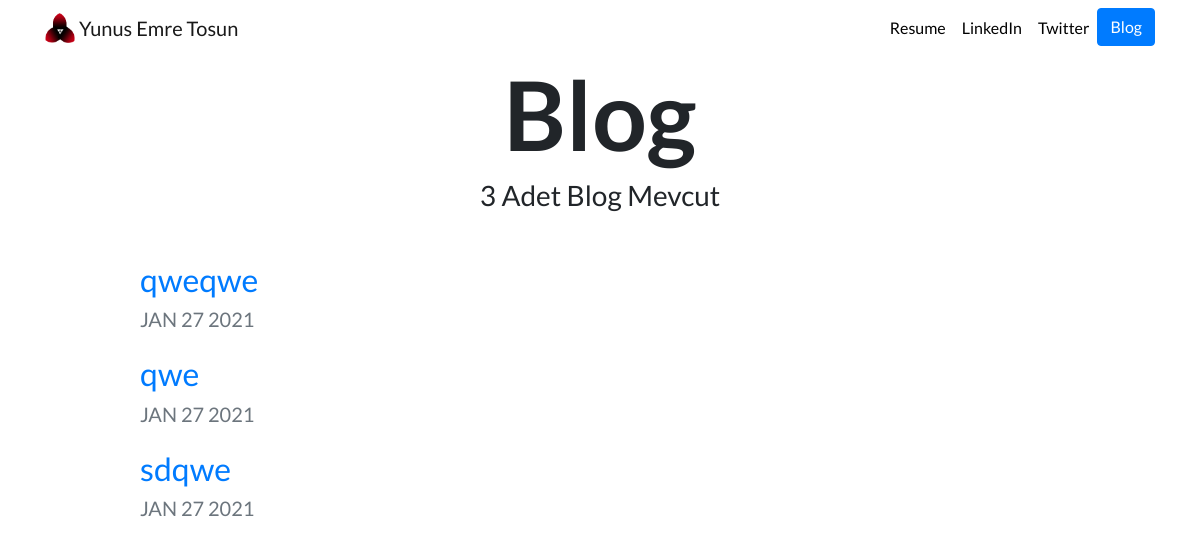
Screenshot of /blog/ with the database file from the repository.
### blog/models.py (models this page shows, shortened)
class Blog(models.Model):
    title = models.CharField(max_length=100)
    subject = models.TextField()
    date = models.DateField()

### blog/views.py (the view)
# urls.py: path('', views.all_blogs,name='Bloglar'),#name burda url in adi yerine geciyor.
def all_blogs(request):
    blogs = Blog.objects.all().order_by("-date")[:]
    return render(request,'blog/all_blog.html',{'blogs':blogs})

### blog/templates/blog/all_blog.html (shortened to what this page needs)
{% extends "portfolio/base.html" %}
{% load static %}
{% block content %}
<h1 id="blogtitle" class="font-weight-bold text-center">Blog</h1>
<h3 class="text-center mb-5">{{ blogs.count }} Adet Blog Mevcut</h3>
{% for blog in blogs %}
<div class="row justify-content-center my-3">
  <div class="col-md-10">
    <a href="{% url 'blog:blogdetay' blog.id %}">
      <h2>{{ blog.title }}</h2>
    </a>
    <h5 class="text-muted">{{ blog.date|date:'M d Y'|upper }}</h5>
  </div>
</div>
{% endfor %}
{% endblock %}

### portfolio/static/portfolio/custom.css (style rules this page uses)
body { font-family: 'Lato', sans-serif; }
#blogtitle { font-size: 6rem; }

### rows the page displays
Blog: title "qweqwe", date "JAN 27 2021"
Blog: title "qwe", date "JAN 27 2021"
Blog: title "sdqwe", date "JAN 27 2021"

### other values shown
{{ blogs.count }} "3"
